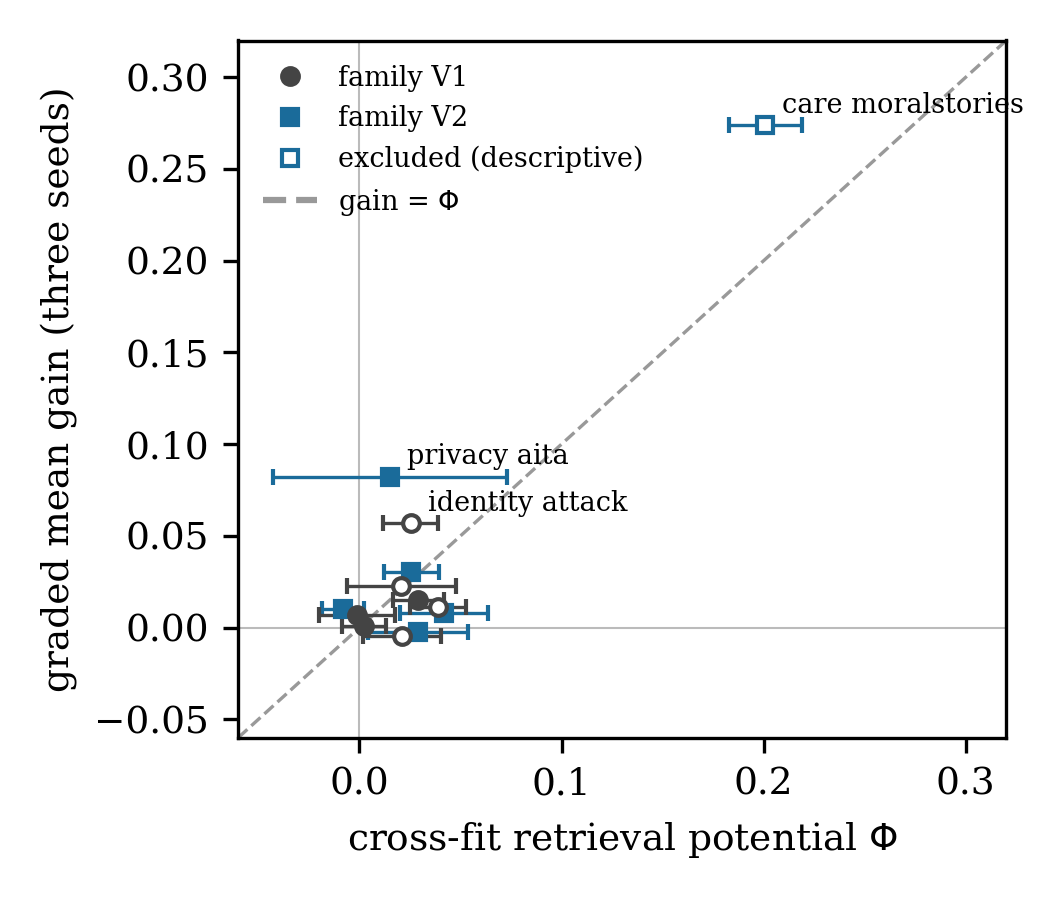

Write the Python code that produced this figure.
#!/usr/bin/env python3
"""Figure 1: graded mean gain vs the cross-fit retrieval potential Phi,
13 units of both sealed families, fold-SD error bars. Reads the committed
records only (prereg/conversion_pm.json). Serif, 300 dpi, marker shape
encodes family (accessibility rule: never color alone)."""
import json
import os

import matplotlib
matplotlib.use("Agg")
import matplotlib.pyplot as plt

HERE = os.path.dirname(os.path.abspath(__file__))
REC = os.path.join(HERE, "..", "..", "prereg", "conversion_pm.json")

j = json.load(open(REC))
units = j["units"]

plt.rcParams.update({"font.family": "serif", "font.size": 9})
fig, ax = plt.subplots(figsize=(3.5, 3.0), dpi=300)

for name, r in units.items():
    fam = r["family"]
    m = "o" if fam == "V1" else "s"
    ax.errorbar(r["pred_xfit"], r["measured_gain"], xerr=r["pred_xfit_sd"],
                fmt=m, ms=4, capsize=2, lw=0.8,
                color="#444444" if fam == "V1" else "#1a6b9a",
                mfc="white" if r["arm"] == "excluded" else None)
    if abs(r["measured_gain"]) > 0.05 or abs(r["pred_xfit"]) > 0.1:
        ax.annotate(name.replace("_", " ").replace("-", " "),
                    (r["pred_xfit"], r["measured_gain"]),
                    textcoords="offset points", xytext=(4, 3), fontsize=6.5)

lo, hi = -0.06, 0.32
ax.plot([lo, hi], [lo, hi], ls="--", lw=0.8, color="#999999", zorder=0)
ax.axhline(0, lw=0.5, color="#bbbbbb", zorder=0)
ax.axvline(0, lw=0.5, color="#bbbbbb", zorder=0)
ax.set_xlabel(r"cross-fit retrieval potential $\Phi$")
ax.set_ylabel("graded mean gain (three seeds)")
ax.set_xlim(lo, hi)
ax.set_ylim(lo, hi)
from matplotlib.lines import Line2D
ax.legend(handles=[
    Line2D([], [], marker="o", ls="", color="#444444", ms=4, label="family V1"),
    Line2D([], [], marker="s", ls="", color="#1a6b9a", ms=4, label="family V2"),
    Line2D([], [], marker="s", ls="", color="#1a6b9a", mfc="white", ms=4,
           label="excluded (descriptive)"),
    Line2D([], [], ls="--", color="#999999", label="gain = $\\Phi$"),
], fontsize=6.5, loc="upper left", frameon=False)
fig.tight_layout()
fig.savefig(os.path.join(HERE, "fig_gain_vs_phi.pdf"))
fig.savefig(os.path.join(HERE, "fig_gain_vs_phi.png"))
print("wrote fig_gain_vs_phi.{pdf,png}")
